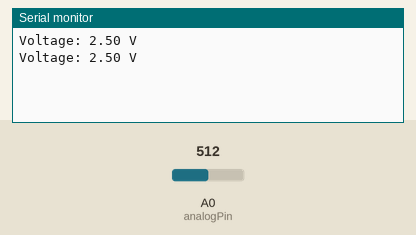
Simulated run of this sketch. Board: Arduino Uno, built with avr-gcc and run on an emulated ATmega328P. Shown: the last lines printed to the serial monitor. Inputs (shaded band) come from the test bench; at power-on: A0 (analogPin) = 512.

Above: at 1.8 s.
1.9 s: A0 (analogPin) set to 716
At 2.8 s:
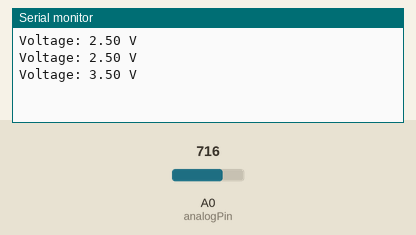
3.4 s: A0 (analogPin) set to 900
At 4.8 s:
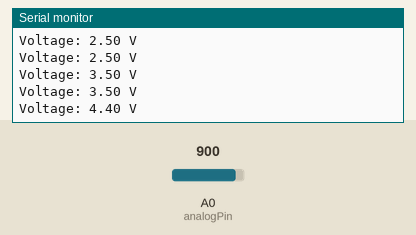
Timing chart, 0 to 6.4 s (numbered marks = the images above; inputs shaded):
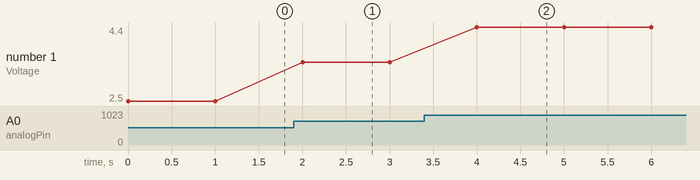

Measured:
- after the input at 1.9 s, the serial monitor: prints a new line after 0.10 s (image 1)
- after the input at 3.4 s, the serial monitor: prints a new line after 0.60 s (image 2)
- plotted number 1: 2.5 → 3.5 after the input at 1.9 s, 3.5 → 4.4 after the input at 3.4 s

The sketch:

Voltage_read.ino
```cpp
const int analogPin = A0;  // Analog pin to read voltage
const float referenceVoltage = 5.0;  // Reference voltage (for 5V Arduino)
const int resolution = 1023;  // 10-bit ADC (0-1023)

void setup() {
    Serial.begin(9600);
}

void loop() {
    int analogValue = analogRead(analogPin);  // Read ADC value
    float voltage = (analogValue / float(resolution)) * referenceVoltage;  // Convert to voltage

    Serial.print("Voltage: ");
    Serial.print(voltage);
    Serial.println(" V");

    delay(1000);  // Delay for readability
}
```
